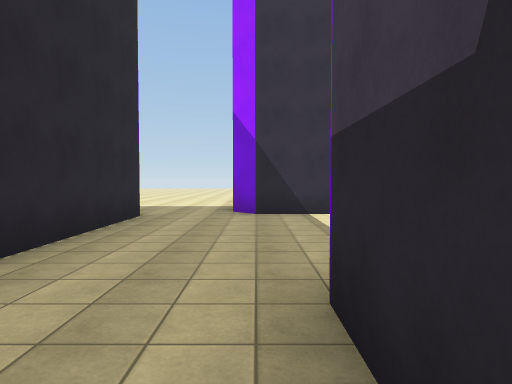
[1] (above)

22 first-person views from a walk through a Unity game level. The camera is 1.5 m above the floor, tilts 2° down and sees 75° across. The floor is counted in squares, 2 m on a side. Each view is taken from the middle of a square. On the plan, view 1 faces up. The plan holds only what a view shows up to about 11 squares ahead; the rest is blank. The place goes on beyond the plan. The player character is not drawn. Some animated figures are left out. Surface patterns are stand-ins for the level's own textures.

[2]
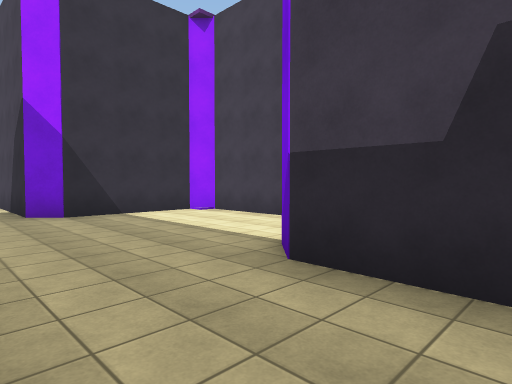

[3]
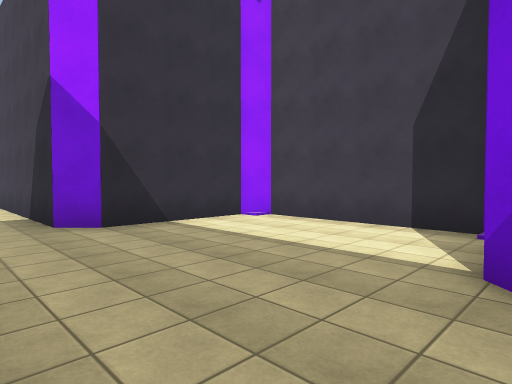

[4]
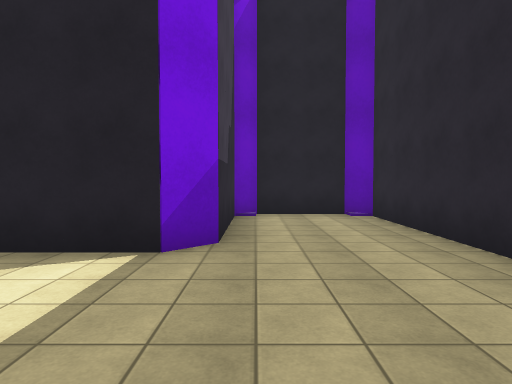

[5]
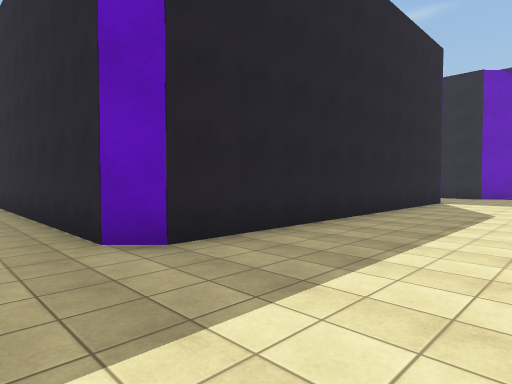

[6]
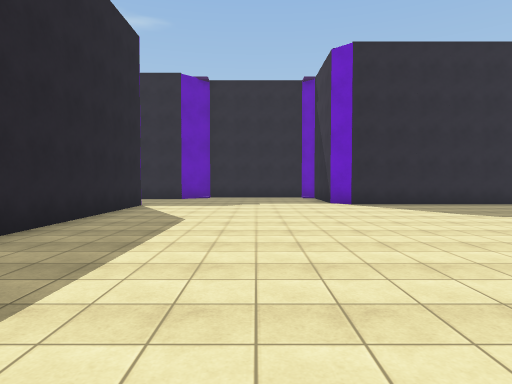

[7]
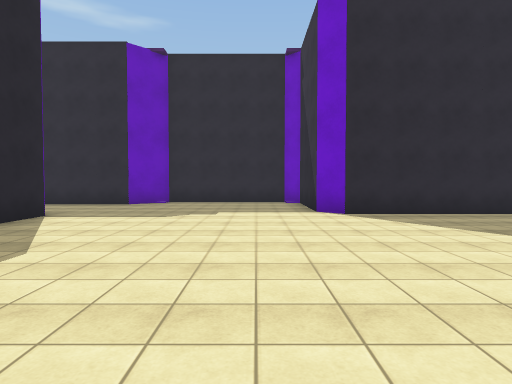

[8]
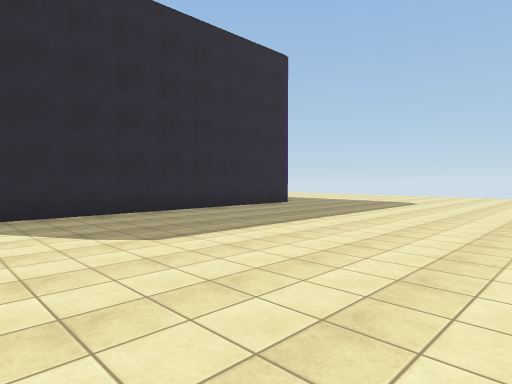

[9]
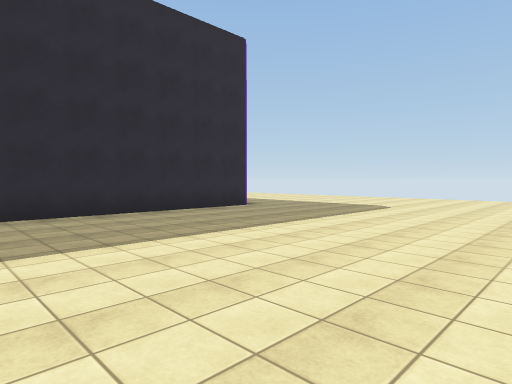

[10]
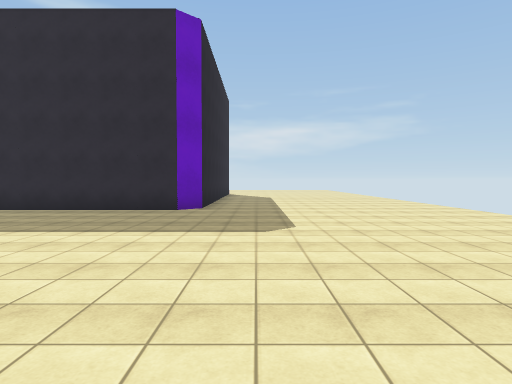

[11]
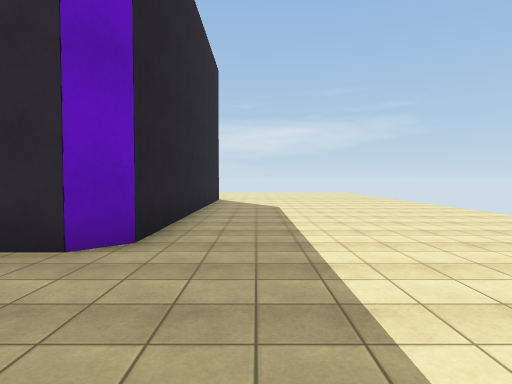

[12]
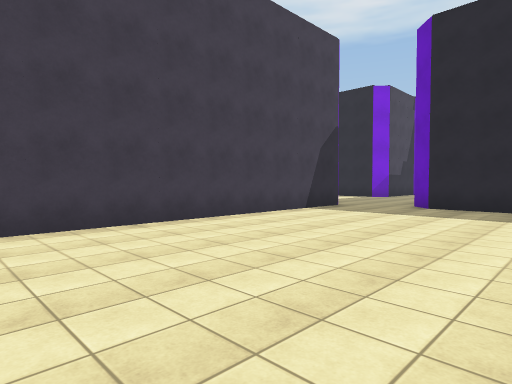

[13]
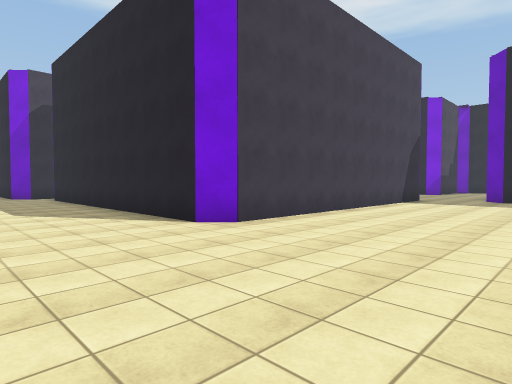

[14]
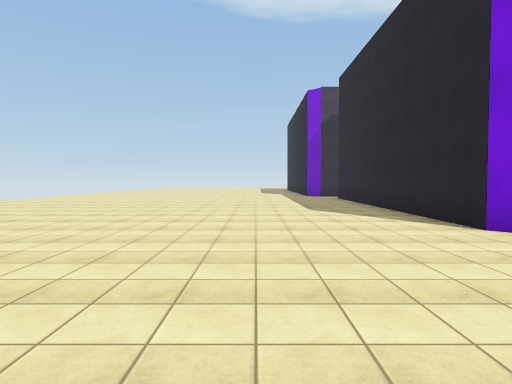

[15]
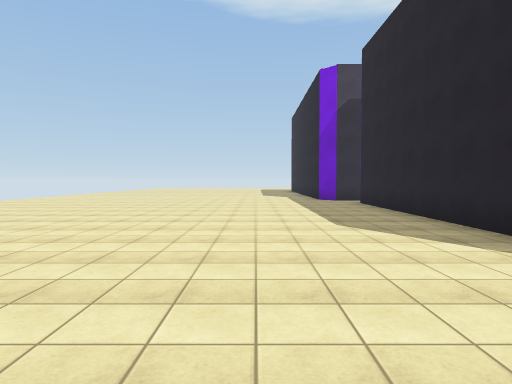

[16]
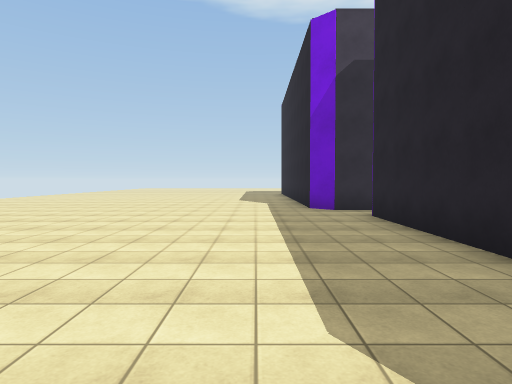

[17]
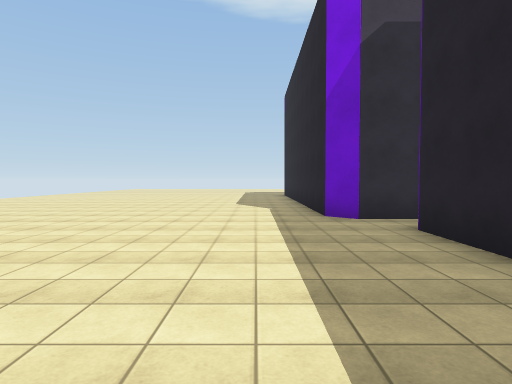

[18]
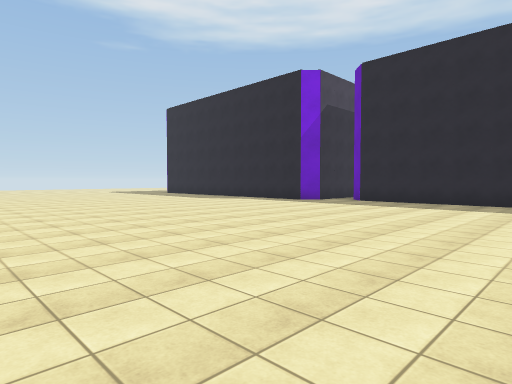

[19]
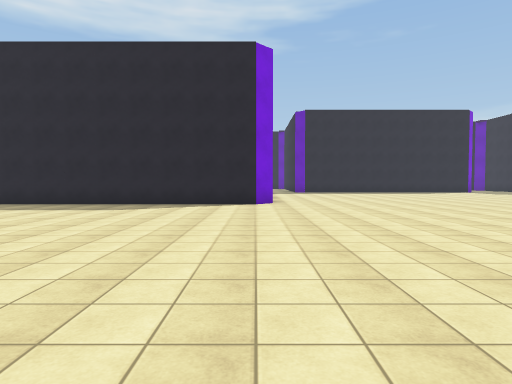

[20]
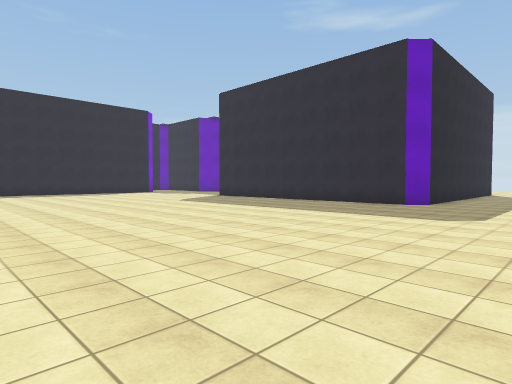

[21]
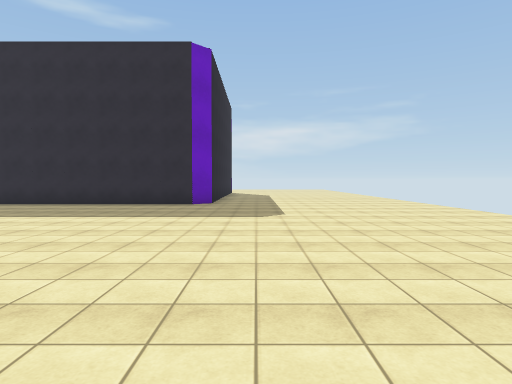

[22]
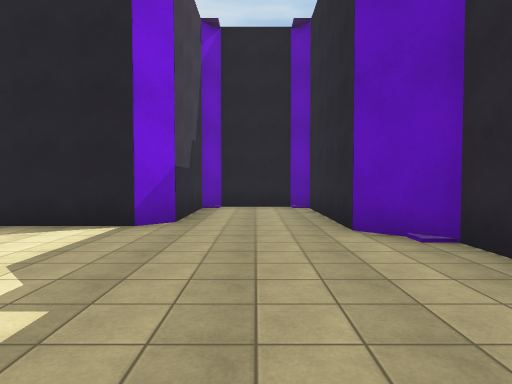

### Floor plan
Points are (right, up) in squares from view 1. A wall is a line through its corners. A room is listed if a view was taken in it or the views show most of it. See-through windows are left out.
Room 1 (views 1, 2, 3, 4)
walls: (3.5, 3) (3.5, 7) (3, 7.4) (0, 7.4) (-0.6, 8); (-3, 7.6) (-2.5, 7) (-2.5, -1) (-2, -1.4) (0, -1.4) (0.5, -1) (0.5, 2) (1, 2.6) (2.8, 2.6)
ways out: opening at (-1.5, 7) to room 2
Room 2 (views 5, 6, 7, 8, 9, 10, 11, 12, 13, 14, 15, 16, 17, 18, 19, 20, 21, 22)
walls: (-0.6, 8) (-0.6, 17) (0, 17.5) (9, 17.5); (-17.5, 23.6) (-14, 23.6) (-13.4, 23) (-13.4, 14) (-14, 13.5) (-17, 13.5); (10.4, 16.8) (10.4, 18) (11, 18.5) (11.5, 18.5); (-17.5, 9.1) (-16.5, 8) (-16.5, 4) (-16, 3.6) (-14, 3.6) (-13.6, 4) (-13.6, 7) (-13, 7.6) (-3, 7.6)
ways out: opening at (-1.5, 7) to room 1

Positions as (right, up) in squares from view 1, and headings:
1: (0, 0), facing up
2: (-2, 0), facing up-right
3: (-2, 2), facing up-right
4: (0, 6), facing down
5: (-1, 11), facing down-left
6: (-3, 11), facing left
7: (-6, 12), facing left
8: (-6, 14), facing up-left
9: (-6, 16), facing up-left
10: (-5, 25), facing left
11: (-10, 25), facing left
12: (-6, 17), facing down-right
13: (-5, 21), facing down-right
14: (-5, 21), facing right
15: (-2, 21), facing right
16: (2, 20), facing right
17: (4, 20), facing right
18: (3, 29), facing down-right
19: (0, 28), facing down
20: (-3, 27), facing down-left
21: (-3, 25), facing left
22: (-15, 13), facing down
